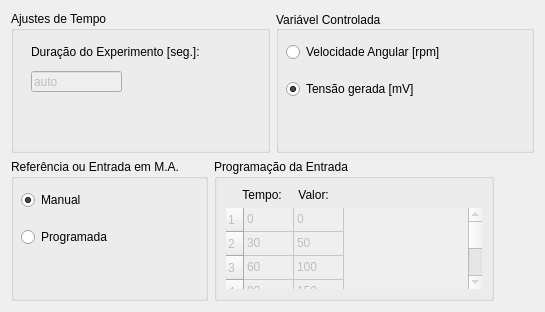
      <widget class="QWidget" name="tab_general_configuration">
       <property name="enabled">
        <bool>true</bool>
       </property>
       <attribute name="title">
        <string>Visão Geral do Ensaio</string>
       </attribute>
       <layout class="QHBoxLayout" name="horizontalLayout_9">
        <item>
         <layout class="QVBoxLayout" name="verticalLayout_15" stretch="1,1">
          <item>
           <layout class="QHBoxLayout" name="horizontalLayout_6">
            <item>
             <widget class="QGroupBox" name="groupBox_4">
              <property name="title">
               <string>Ajustes de Tempo</string>
              </property>
              <widget class="QLineEdit" name="lineEdit_duration">
               <property name="enabled">
                <bool>false</bool>
               </property>
               <property name="geometry">
                <rect>
                 <x>20</x>
                 <y>60</y>
                 <width>91</width>
                 <height>21</height>
                </rect>
               </property>
               <property name="text">
                <string>auto</string>
               </property>
              </widget>
              <widget class="QLabel" name="label_17">
               <property name="geometry">
                <rect>
                 <x>20</x>
                 <y>20</y>
                 <width>191</width>
                 <height>41</height>
                </rect>
               </property>
               <property name="styleSheet">
                <string notr="true">font: 600 9pt &quot;Segoe UI&quot;;</string>
               </property>
               <property name="frameShape">
                <enum>QFrame::Shape::NoFrame</enum>
               </property>
               <property name="text">
                <string>Duração do Experimento [seg.]:</string>
               </property>
               <property name="alignment">
                <set>Qt::AlignmentFlag::AlignLeading|Qt::AlignmentFlag::AlignLeft|Qt::AlignmentFlag::AlignVCenter</set>
               </property>
               <property name="wordWrap">
                <bool>true</bool>
               </property>
              </widget>
              <widget class="QLabel" name="label_18">
               <property name="geometry">
                <rect>
                 <x>20</x>
                 <y>130</y>
                 <width>151</width>
                 <height>41</height>
                </rect>
               </property>
               <property name="styleSheet">
                <string notr="true">font: 600 9pt &quot;Segoe UI&quot;;</string>
               </property>
               <property name="frameShape">
                <enum>QFrame::Shape::NoFrame</enum>
               </property>
               <property name="text">
                <string>Intervalo de Amostragem:</string>
               </property>
               <property name="alignment">
                <set>Qt::AlignmentFlag::AlignLeading|Qt::AlignmentFlag::AlignLeft|Qt::AlignmentFlag::AlignVCenter</set>
               </property>
               <property name="wordWrap">
                <bool>true</bool>
               </property>
              </widget>
              <widget class="QSpinBox" name="spinBox_sample_time">
               <property name="enabled">
                <bool>true</bool>
               </property>
               <property name="geometry">
                <rect>
                 <x>20</x>
                 <y>160</y>
                 <width>101</width>
                 <height>23</height>
                </rect>
               </property>
               <property name="wrapping">
                <bool>false</bool>
               </property>
               <property name="frame">
                <bool>true</bool>
               </property>
               <property name="alignment">
                <set>Qt::AlignmentFlag::AlignCenter</set>
               </property>
               <property name="buttonSymbols">
                <enum>QAbstractSpinBox::ButtonSymbols::UpDownArrows</enum>
               </property>
               <property name="keyboardTracking">
                <bool>true</bool>
               </property>
               <property name="showGroupSeparator" stdset="0">
                <bool>false</bool>
               </property>
               <property name="suffix">
                <string> ms</string>
               </property>
               <property name="minimum">
                <number>2</number>
               </property>
               <property name="maximum">
                <number>500</number>
               </property>
               <property name="singleStep">
                <number>2</number>
               </property>
              </widget>
              <widget class="QCheckBox" name="checkBox_confirm_ts">
               <property name="geometry">
                <rect>
                 <x>20</x>
                 <y>190</y>
                 <width>191</width>
                 <height>41</height>
                </rect>
               </property>
               <property name="text">
                <string>Confirmar
(envia para a Plataforma).</string>
               </property>
               <property name="checked">
                <bool>true</bool>
               </property>
              </widget>
             </widget>
            </item>
            <item>
             <widget class="QGroupBox" name="groupBox_controlled_output">
              <property name="title">
               <string>Variável Controlada</string>
              </property>
              <property name="alignment">
               <set>Qt::AlignmentFlag::AlignLeading|Qt::AlignmentFlag::AlignLeft|Qt::AlignmentFlag::AlignVCenter</set>
              </property>
              <property name="checkable">
               <bool>false</bool>
              </property>
              <widget class="QWidget" name="verticalLayoutWidget_2">
               <property name="geometry">
                <rect>
                 <x>10</x>
                 <y>20</y>
                 <width>201</width>
                 <height>80</height>
                </rect>
               </property>
               <layout class="QVBoxLayout" name="verticalLayout_8">
                <item>
                 <widget class="QRadioButton" name="radioButton_velocity">
                  <property name="text">
                   <string>Velocidade Angular [rpm]</string>
                  </property>
                 </widget>
                </item>
                <item>
                 <widget class="QRadioButton" name="radioButton_voltage">
                  <property name="text">
                   <string>Tensão gerada [mV]</string>
                  </property>
                  <property name="checked">
                   <bool>true</bool>
                  </property>
                 </widget>
                </item>
               </layout>
              </widget>
             </widget>
            </item>
           </layout>
          </item>
          <item>
           <layout class="QHBoxLayout" name="horizontalLayout_7">
            <item>
             <widget class="QGroupBox" name="groupBox_reference_input">
              <property name="title">
               <string>Referência ou Entrada em M.A.</string>
              </property>
              <widget class="QWidget" name="verticalLayoutWidget_3">
               <property name="geometry">
                <rect>
                 <x>10</x>
                 <y>20</y>
                 <width>160</width>
                 <height>80</height>
                </rect>
               </property>
               <layout class="QVBoxLayout" name="verticalLayout_9">
                <item>
                 <widget class="QRadioButton" name="radioButton_manual">
                  <property name="text">
                   <string>Manual</string>
                  </property>
                  <property name="checked">
                   <bool>true</bool>
                  </property>
                 </widget>
                </item>
                <item>
                 <widget class="QRadioButton" name="radioButton_prg">
                  <property name="text">
                   <string>Programada</string>
                  </property>
                  <property name="checked">
                   <bool>false</bool>
                  </property>
                 </widget>
                </item>
               </layout>
              </widget>
             </widget>
            </item>
            <item>
             <widget class="QGroupBox" name="groupBox_input_prg">
              <property name="toolTip">
               <string>&lt;html&gt;&lt;head/&gt;&lt;body&gt;&lt;p&gt;Entre aqui os valores de comando PWM e os instantes de tempo correspondentes.&lt;/p&gt;&lt;/body&gt;&lt;/html&gt;</string>
              </property>
              <property name="title">
               <string>Programação da Entrada</string>
              </property>
              <layout class="QVBoxLayout" name="verticalLayout_6">
               <item>
                <widget class="QLabel" name="label_11">
                 <property name="styleSheet">
                  <string notr="true">font: 600 9pt &quot;Segoe UI&quot;;</string>
                 </property>
                 <property name="text">
                  <string>     Tempo:     Valor:</string>
                 </property>
                 <property name="alignment">
                  <set>Qt::AlignmentFlag::AlignLeading|Qt::AlignmentFlag::AlignLeft|Qt::AlignmentFlag::AlignVCenter</set>
                 </property>
                </widget>
               </item>
               <item>
                <widget class="QTableWidget" name="tableWidget_prog_input">
                 <property name="enabled">
                  <bool>false</bool>
                 </property>
                 <property name="frameShape">
                  <enum>QFrame::Shape::NoFrame</enum>
                 </property>
                 <property name="frameShadow">
                  <enum>QFrame::Shadow::Plain</enum>
                 </property>
                 <property name="lineWidth">
                  <number>2</number>
                 </property>
                 <property name="midLineWidth">
                  <number>0</number>
                 </property>
                 <property name="verticalScrollBarPolicy">
                  <enum>Qt::ScrollBarPolicy::ScrollBarAlwaysOn</enum>
                 </property>
                 <property name="horizontalScrollBarPolicy">
                  <enum>Qt::ScrollBarPolicy::ScrollBarAlwaysOff</enum>
                 </property>
                 <property name="gridStyle">
                  <enum>Qt::PenStyle::SolidLine</enum>
                 </property>
                 <property name="sortingEnabled">
                  <bool>true</bool>
                 </property>
                 <property name="rowCount">
                  <number>15</number>
                 </property>
                 <property name="columnCount">
                  <number>2</number>
                 </property>
                 <attribute name="horizontalHeaderVisible">
                  <bool>false</bool>
                 </attribute>
                 <attribute name="horizontalHeaderCascadingSectionResizes">
                  <bool>false</bool>
                 </attribute>
                 <attribute name="horizontalHeaderDefaultSectionSize">
                  <number>50</number>
                 </attribute>
                 <attribute name="verticalHeaderDefaultSectionSize">
                  <number>24</number>
                 </attribute>
                 <row/>
                 <row/>
                 <row/>
                 <row/>
                 <row/>
                 <row/>
                 <row/>
                 <row/>
                 <row/>
                 <row/>
                 <row/>
                 <row/>
                 <row/>
                 <row/>
                 <row/>
                 <column/>
                 <column/>
                 <item row="0" column="0">
                  <property name="text">
                   <string>0</string>
                  </property>
                 </item>
                 <item row="0" column="1">
                  <property name="text">
                   <string>0</string>
                  </property>
                 </item>
                 <item row="1" column="0">
                  <property name="text">
                   <string>30</string>
                  </property>
                 </item>
                 <item row="1" column="1">
                  <property name="text">
                   <string>50</string>
                  </property>
                 </item>
                 <item row="2" column="0">
                  <property name="text">
                   <string>60</string>
                  </property>
                 </item>
                 <item row="2" column="1">
                  <property name="text">
                   <string>100</string>
                  </property>
                 </item>
                 <item row="3" column="0">
                  <property name="text">
                   <string>90</string>
                  </property>
                 </item>
                 <item row="3" column="1">
                  <property name="text">
                   <string>150</string>
                  </property>
                 </item>
                 <item row="4" column="0">
                  <property name="text">
                   <string>120</string>
                  </property>
                 </item>
                 <item row="4" column="1">
                  <property name="text">
                   <string>0</string>
                  </property>
                 </item>
                 <item row="5" column="0">
                  <property name="text">
                   <string>150</string>
                  </property>
                 </item>
                 <item row="5" column="1">
                  <property name="text">
                   <string>-50</string>
                  </property>
                 </item>
                 <item row="6" column="0">
                  <property name="text">
                   <string>180</string>
                  </property>
                 </item>
                 <item row="6" column="1">
                  <property name="text">
                   <string>-100</string>
                  </property>
                 </item>
                 <item row="7" column="0">
                  <property name="text">
                   <string/>
                  </property>
                 </item>
                </widget>
               </item>
              </layout>
             </widget>
            </item>
            <item>
             <spacer name="horizontalSpacer_2">
              <property name="orientation">
               <enum>Qt::Orientation::Horizontal</enum>
              </property>
              <property name="sizeHint" stdset="0">
               <size>
                <width>40</width>
                <height>20</height>
               </size>
              </property>
             </spacer>
            </item>
           </layout>
          </item>
         </layout>
        </item>
       </layout>
      </widget>
